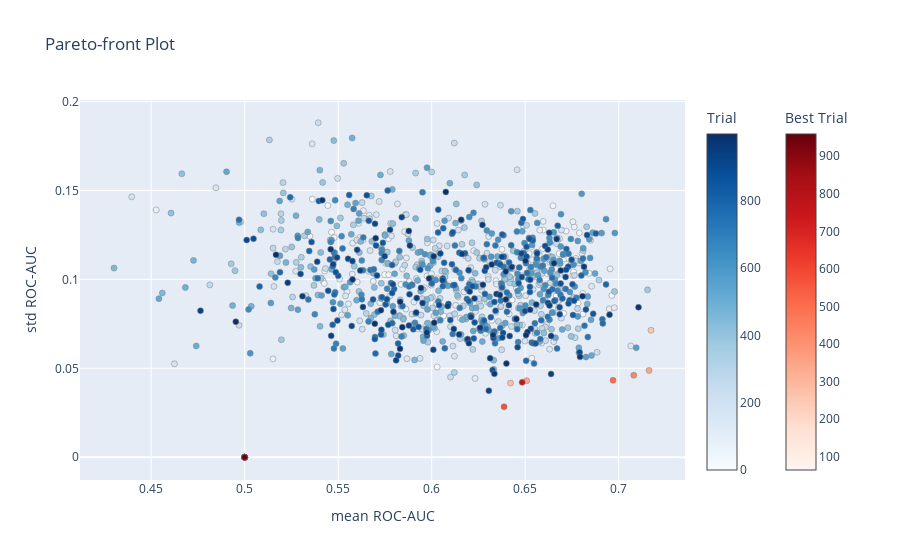

The cell this chart's notebook holds for it:
### Code cell
optuna.visualization.plot_pareto_front(study, target_names=["mean ROC-AUC", "std ROC-AUC"])

### Figure 1 — Plotly figure (JSON) as saved in the notebook; plotly's stock layout.template omitted (floating-point values rounded to 4 significant figures; data arrays with more than 128 entries replaced by an {"elided": "..."} marker saying what was removed)
{"data": [{"hovertemplate": "%{text}<extra>Trial</extra>", "marker": {"color": {"elided": "973 int values"}, "colorbar": {"title": {"text": "Trial"}}, "colorscale": [[0, "rgb(247,251,255)"], [0.125, "rgb(222,235,247)"], [0.25, "rgb(198,219,239)"], [0.375, "rgb(158,202,225)"], [0.5, "rgb(107,174,214)"], [0.625, "rgb(66,146,198)"], [0.75, "rgb(33,113,181)"], [0.875, "rgb(8,81,156)"], [1, "rgb(8,48,107)"]], "line": {"color": "Grey", "width": 0.5}}, "mode": "markers", "showlegend": false, "text": {"elided": "973 str values"}, "type": "scatter", "x": {"elided": "973 float values"}, "y": {"elided": "973 float values"}}, {"hovertemplate": "%{text}<extra>Best Trial</extra>", "marker": {"color": [65, 66, 189, 192, 196, 206, 211, 217, 219, 259, 272, 302, 344, 345, 431, 512, 574, 576, 650, 651, 684, 764, 779, 784, 830, 833, 959], "colorbar": {"title": {"text": "Best Trial"}, "x": 1.1, "xpad": 40}, "colorscale": [[0, "rgb(255,245,240)"], [0.125, "rgb(254,224,210)"], [0.25, "rgb(252,187,161)"], [0.375, "rgb(252,146,114)"], [0.5, "rgb(251,106,74)"], [0.625, "rgb(239,59,44)"], [0.75, "rgb(203,24,29)"], [0.875, "rgb(165,15,21)"], [1, "rgb(103,0,13)"]], "line": {"color": "Grey", "width": 0.5}}, "mode": "markers", "showlegend": false, "text": ["{<br>  \"number\": 65,<br>  \"values\": [<br>    0.5,<br>    0.0<br>  ],<br>  \"params\": {<br>    \"n_estimators\": 1,<br>    \"max_depth\": 4,<br>    \"max_features\": 15,<br>    \"min_samples_split\": 35,<br>    \"min_samples_leaf\": 29,<br>    \"random_state\": 53<br>  }<br>}", "{<br>  \"number\": 66,<br>  \"values\": [<br>    0.5,<br>    0.0<br>  ],<br>  \"params\": {<br>    \"n_estimators\": 1,<br>    \"max_depth\": 4,<br>    \"max_features\": 14,<br>    \"min_samples_split\": 35,<br>    \"min_samples_leaf\": 29,<br>    \"random_state\": 53<br>  }<br>}", "{<br>  \"number\": 189,<br>  \"values\": [<br>    0.5,<br>    0.0<br>  ],<br>  \"params\": {<br>    \"n_estimators\": 5,<br>    \"max_depth\": 7,<br>    \"max_features\": 26,<br>    \"min_samples_split\": 49,<br>    \"min_samples_leaf\": 30,<br>    \"random_state\": 10<br>  }<br>}", "{<br>  \"number\": 192,<br>  \"values\": [<br>    0.5,<br>    0.0<br>  ],<br>  \"params\": {<br>    \"n_estimators\": 3,<br>    \"max_depth\": 7,<br>    \"max_features\": 13,<br>    \"min_samples_split\": 13,<br>    \"min_samples_leaf\": 30,<br>    \"random_state\": 23<br>  }<br>}", "{<br>  \"number\": 196,<br>  \"values\": [<br>    0.5,<br>    0.0<br>  ],<br>  \"params\": {<br>    \"n_estimators\": 6,<br>    \"max_depth\": 4,<br>    \"max_features\": 2,<br>    \"min_samples_split\": 48,<br>    \"min_samples_leaf\": 30,<br>    \"random_state\": 11<br>  }<br>}", "{<br>  \"number\": 206,<br>  \"values\": [<br>    0.5,<br>    0.0<br>  ],<br>  \"params\": {<br>    \"n_estimators\": 5,<br>    \"max_depth\": 7,<br>    \"max_features\": 24,<br>    \"min_samples_split\": 15,<br>    \"min_samples_leaf\": 30,<br>    \"random_state\": 18<br>  }<br>}", "{<br>  \"number\": 211,<br>  \"values\": [<br>    0.5,<br>    0.0<br>  ],<br>  \"params\": {<br>    \"n_estimators\": 10,<br>    \"max_depth\": 7,<br>    \"max_features\": 1,<br>    \"min_samples_split\": 50,<br>    \"min_samples_leaf\": 30,<br>    \"random_state\": 15<br>  }<br>}", "{<br>  \"number\": 217,<br>  \"values\": [<br>    0.5,<br>    0.0<br>  ],<br>  \"params\": {<br>    \"n_estimators\": 8,<br>    \"max_depth\": 5,<br>    \"max_features\": 12,<br>    \"min_samples_split\": 50,<br>    \"min_samples_leaf\": 30,<br>    \"random_state\": 15<br>  }<br>}", "{<br>  \"number\": 219,<br>  \"values\": [<br>    0.5,<br>    0.0<br>  ],<br>  \"params\": {<br>    \"n_estimators\": 7,<br>    \"max_depth\": 5,<br>    \"max_features\": 11,<br>    \"min_samples_split\": 14,<br>    \"min_samples_leaf\": 30,<br>    \"random_state\": 27<br>  }<br>}", "{<br>  \"number\": 259,<br>  \"values\": [<br>    0.7172688261351052,<br>    0.07139022162201994<br>  ],<br>  \"params\": {<br>    \"n_estimators\": 8,<br>    \"max_depth\": 5,<br>    \"max_features\": 1,<br>    \"min_samples_split\": 50,<br>    \"min_samples_leaf\": 3,<br>    \"random_state\": 17<br>  }<br>}", "{<br>  \"number\": 272,<br>  \"values\": [<br>    0.6421926910299003,<br>    0.04171317544734181<br>  ],<br>  \"params\": {<br>    \"n_estimators\": 10,<br>    \"max_depth\": 5,<br>    \"max_features\": 1,<br>    \"min_samples_split\": 40,<br>    \"min_samples_leaf\": 1,<br>    \"random_state\": 17<br>  }<br>}", "{<br>  \"number\": 302,<br>  \"values\": [<br>    0.5,<br>    0.0<br>  ],<br>  \"params\": {<br>    \"n_estimators\": 8,<br>    \"max_depth\": 5,<br>    \"max_features\": 2,<br>    \"min_samples_split\": 39,<br>    \"min_samples_leaf\": 30,<br>    \"random_state\": 16<br>  }<br>}", "{<br>  \"number\": 344,<br>  \"values\": [<br>    0.65078211517165,<br>    0.04301670194572481<br>  ],<br>  \"params\": {<br>    \"n_estimators\": 7,<br>    \"max_depth\": 5,<br>    \"max_features\": 1,<br>    \"min_samples_split\": 42,<br>    \"min_samples_leaf\": 1,<br>    \"random_state\": 87<br>  }<br>}", "{<br>  \"number\": 345,<br>  \"values\": [<br>    0.7162340808416391,<br>    0.04880524008947498<br>  ],<br>  \"params\": {<br>    \"n_estimators\": 6,<br>    \"max_depth\": 5,<br>    \"max_features\": 1,<br>    \"min_samples_split\": 50,<br>    \"min_samples_leaf\": 4,<br>    \"random_state\": 17<br>  }<br>}", "{<br>  \"number\": 431,<br>  \"values\": [<br>    0.7080599390919159,<br>    0.04605880165182017<br>  ],<br>  \"params\": {<br>    \"n_estimators\": 3,<br>    \"max_depth\": 5,<br>    \"max_features\": 1,<br>    \"min_samples_split\": 50,<br>    \"min_samples_leaf\": 4,<br>    \"random_state\": 17<br>  }<br>}", "{<br>  \"number\": 512,<br>  \"values\": [<br>    0.6969649778516058,<br>    0.04324811681262749<br>  ],<br>  \"params\": {<br>    \"n_estimators\": 5,<br>    \"max_depth\": 6,<br>    \"max_features\": 1,<br>    \"min_samples_split\": 45,<br>    \"min_samples_leaf\": 1,<br>    \"random_state\": 17<br>  }<br>}", "{<br>  \"number\": 574,<br>  \"values\": [<br>    0.6387008582502769,<br>    0.028407087432584046<br>  ],<br>  \"params\": {<br>    \"n_estimators\": 11,<br>    \"max_depth\": 2,<br>    \"max_features\": 1,<br>    \"min_samples_split\": 42,<br>    \"min_samples_leaf\": 1,<br>    \"random_state\": 16<br>  }<br>}", "{<br>  \"number\": 576,<br>  \"values\": [<br>    0.5,<br>    0.0<br>  ],<br>  \"params\": {<br>    \"n_estimators\": 15,<br>    \"max_depth\": 2,<br>    \"max_features\": 11,<br>    \"min_samples_split\": 43,<br>    \"min_samples_leaf\": 30,<br>    \"random_state\": 4<br>  }<br>}", "{<br>  \"number\": 650,<br>  \"values\": [<br>    0.5,<br>    0.0<br>  ],<br>  \"params\": {<br>    \"n_estimators\": 10,<br>    \"max_depth\": 4,<br>    \"max_features\": 15,<br>    \"min_samples_split\": 41,<br>    \"min_samples_leaf\": 30,<br>    \"random_state\": 83<br>  }<br>}", "{<br>  \"number\": 651,<br>  \"values\": [<br>    0.5,<br>    0.0<br>  ],<br>  \"params\": {<br>    \"n_estimators\": 10,<br>    \"max_depth\": 3,<br>    \"max_features\": 21,<br>    \"min_samples_split\": 8,<br>    \"min_samples_leaf\": 30,<br>    \"random_state\": 59<br>  }<br>}", "{<br>  \"number\": 684,<br>  \"values\": [<br>    0.5,<br>    0.0<br>  ],<br>  \"params\": {<br>    \"n_estimators\": 12,<br>    \"max_depth\": 2,<br>    \"max_features\": 1,<br>    \"min_samples_split\": 43,<br>    \"min_samples_leaf\": 29,<br>    \"random_state\": 15<br>  }<br>}", "{<br>  \"number\": 764,<br>  \"values\": [<br>    0.6483803986710964,<br>    0.04210175853454139<br>  ],<br>  \"params\": {<br>    \"n_estimators\": 8,<br>    \"max_depth\": 2,<br>    \"max_features\": 21,<br>    \"min_samples_split\": 43,<br>    \"min_samples_leaf\": 2,<br>    \"random_state\": 50<br>  }<br>}", "{<br>  \"number\": 779,<br>  \"values\": [<br>    0.5,<br>    0.0<br>  ],<br>  \"params\": {<br>    \"n_estimators\": 8,<br>    \"max_depth\": 2,<br>    \"max_features\": 1,<br>    \"min_samples_split\": 36,<br>    \"min_samples_leaf\": 30,<br>    \"random_state\": 8<br>  }<br>}", "{<br>  \"number\": 784,<br>  \"values\": [<br>    0.5,<br>    0.0<br>  ],<br>  \"params\": {<br>    \"n_estimators\": 12,<br>    \"max_depth\": 2,<br>    \"max_features\": 2,<br>    \"min_samples_split\": 3,<br>    \"min_samples_leaf\": 30,<br>    \"random_state\": 94<br>  }<br>}", "{<br>  \"number\": 830,<br>  \"values\": [<br>    0.5,<br>    0.0<br>  ],<br>  \"params\": {<br>    \"n_estimators\": 12,<br>    \"max_depth\": 4,<br>    \"max_features\": 26,<br>    \"min_samples_split\": 40,<br>    \"min_samples_leaf\": 30,<br>    \"random_state\": 15<br>  }<br>}", "{<br>  \"number\": 833,<br>  \"values\": [<br>    0.5,<br>    0.0<br>  ],<br>  \"params\": {<br>    \"n_estimators\": 8,<br>    \"max_depth\": 4,<br>    \"max_features\": 1,<br>    \"min_samples_split\": 45,<br>    \"min_samples_leaf\": 30,<br>    \"random_state\": 22<br>  }<br>}", "{<br>  \"number\": 959,<br>  \"values\": [<br>    0.5,<br>    0.0<br>  ],<br>  \"params\": {<br>    \"n_estimators\": 17,<br>    \"max_depth\": 2,<br>    \"max_features\": 11,<br>    \"min_samples_split\": 11,<br>    \"min_samples_leaf\": 30,<br>    \"random_state\": 26<br>  }<br>}"], "type": "scatter", "x": [0.5, 0.5, 0.5, 0.5, 0.5, 0.5, 0.5, 0.5, 0.5, 0.7173, 0.6422, 0.5, 0.6508, 0.7162, 0.7081, 0.697, 0.6387, 0.5, 0.5, 0.5, 0.5, 0.6484, 0.5, 0.5, 0.5, 0.5, 0.5], "y": [0, 0, 0, 0, 0, 0, 0, 0, 0, 0.07139, 0.04171, 0, 0.04302, 0.04881, 0.04606, 0.04325, 0.02841, 0, 0, 0, 0, 0.0421, 0, 0, 0, 0, 0]}], "layout": {"title": {"text": "Pareto-front Plot"}, "xaxis": {"title": {"text": "mean ROC-AUC"}}, "yaxis": {"title": {"text": "std ROC-AUC"}}}}
